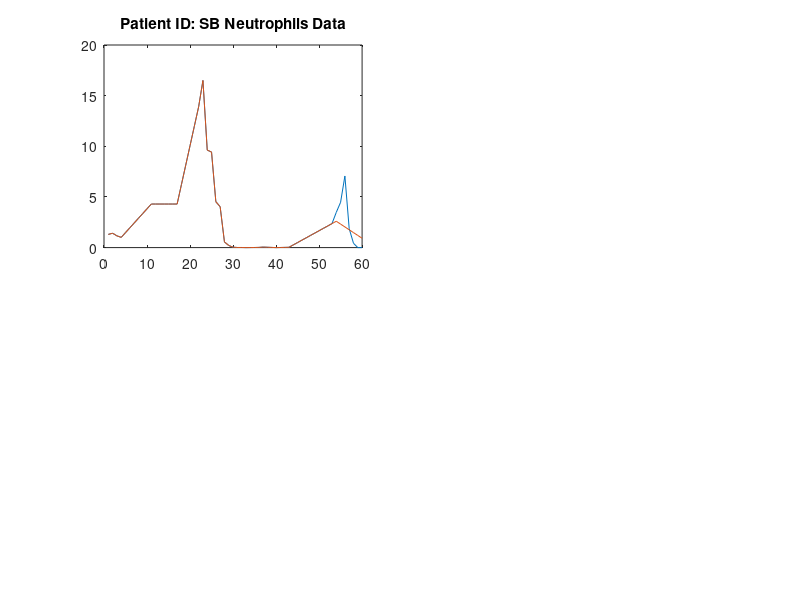

MATLAB code to generate this figure: (Note: this script raises an error after producing the figure.)
clear all;
for patient = 1:3
% patient = 1;%input('Choose Patient Data (1.SB, 2.MD, 3.TKB): ');

% choose patient ID
switch patient
    case 1
      disp('Patient ID:SB data loaded');
      hemo = load('SB_Hb.mat').SBHb;
      neut = load('SB_Neut.mat').SBNeut;
      plt = load('SB_Pit.mat').SBPit;
    case 2
       disp('Patient ID:MD data loaded');
       hemo = load('MD_Hb.mat').MDHb;
       neut = load('MD_Neut.mat').MDNeut;
       plt = load('MD_Pit.mat').MDPit;
    case 3
        disp('Patient ID:TKB data loaded')
        hemo = load('TKB_Hb.mat').TKBHb;
        neut = load('TKB_Neut.mat').TKBNeut;
        plt = load('TKB_Pit.mat').TKBPit;

end

switch patient
    case 1
        treatment = load('SB_treat.mat').SBTreat;
    case 2
        treatment = load('MD_treat.mat').MDTreat;
    case 3
        treatment = load('TKB_treat.mat').TKBTreat;
end

switch patient
    case 1
        i = 18; %time point at which the training starts
        j = 53 - i; % # of data poitns used for training
    case 2
        i = 14;
        j = 54-i;
    case 3
        i = 17;
        j = 69-i;
end
% testingMode = input('Choose testing mode (1.Functinality, 2.Input date): ');
% switch testingMode
%     case 1
%         i = 18; %time point at which the training starts
%         j = 53 - i; % # of data poitns used for training
        % Use the data (and information about the treatment protocol) 
        % between cycle 1 and cycle 2 to train the model. (Ignore the 
        % data prior to the start of cycle 1)
% end
x = [neut plt]';
ceil = max(x,[],2) * 1.5; % Ceil: max measured value * 1.5
u = treatment';
len = length(x);

X_dim = 3;
X = [x(:,1:len-2);x(:,2:len-1);x(:,3:len)];
U = [u(:,1:len-2);u(:,2:len-1);u(:,3:len)];
ceil = [ceil;ceil;ceil];

% X_dim = 2;
% X = [x(:,1:len-1);x(:,2:len)];
% U = [u(:,1:len-1);u(:,2:len)];
% ceil = [ceil;ceil];

X0 = X(:,i:i+j);
X1 = X(:,i+1:i+j+1);
U0 = U(:,i:i+j);

sigma_XU = [X0*X0' X0*U0';U0*X0' U0*U0'];
AB_hat = X1*([X0' U0'])*(sigma_XU^(-1));
A_hat = AB_hat(:,1:X_dim*2);
B_hat = AB_hat(:,X_dim*2+1:X_dim*2+X_dim*2);

e = X1 - (A_hat*X0 + B_hat*U0);
e_avg = sum(e,2)/j; %sample mean
Q_hat = ((e-e_avg)*(e-e_avg)')/(j-1); %sample covariance
W = Q_hat*Q_hat';
We = [W zeros(X_dim*2,X_dim*2);zeros(X_dim*2,X_dim*2) zeros(X_dim*2,X_dim*2)];

[Q,R] = qr([U0' X0']);
R22 = R(X_dim*2+1:X_dim*2+X_dim*2,X_dim*2+1:X_dim*2+X_dim*2);

gamma = 0.99;

c = (max(svd(inv(R22')*A_hat*R22'))/gamma - 1)/min(svd(inv(R22')*W*inv(R22))); %#ok<*MINV>

AB_tilde = [X1*X0' X1*U0']*(sigma_XU+c*We)^(-1);
A_tilde = AB_tilde(:,1:X_dim*2);
B_tilde = AB_tilde(:,X_dim*2+1:X_dim*2+X_dim*2);
outputLength = 7; % predict next 7 days
esti = X(:,1:i+j);
for a = i+j+1:i+j+outputLength
    esti(:,a) = A_tilde*esti(:,a-1)+B_tilde*U(:,a-1);
    esti(:,a) = max(esti(:,a),zeros(X_dim*2,1)); % Floor: 0
    esti(:,a) = min(esti(:,a),ceil);% Ceil: max measured value * 1.5
end

EstError = [ 0, 0 ];
errorCal1 = zeros(outputLength,1);
denominator = 0;
%{
 figure;
  plot(neut(1:end));
 switch patient
     case 1
         title("Patient ID: SB ")
         xline(21,'r--')
         xline(54,'r--')
          legend('neut','treatment 1', 'treatment 2');
     case 2
         title("Patient ID: MD ")
           xline(17,'r--')
         xline(55,'r--')
          legend('neut', 'treatment 1', 'treatment 2');
     case 3
         title("Patient ID: TKB")
         xline(20,'r--')
         xline(70,'r--')
          legend('neut', 'treatment 1', 'treatment 2');
  end
 figure;
  plot(plt(1:end));
 switch patient
     case 1
         title("Patient ID: SB ")
         xline(21,'r--')
         xline(54,'r--')
          legend( 'plt','treatment 1', 'treatment 2');
     case 2
         title("Patient ID: MD ")
           xline(17,'r--')
         xline(55,'r--')
          legend( 'plt','treatment 1', 'treatment 2');
     case 3
         title("Patient ID: TKB")
         xline(20,'r--')
         xline(70,'r--')
          legend( 'plt','treatment 1', 'treatment 2');
  end
%}

%plot data
% figure;
% subplot(3,2,1)
% plot(esti(1,1:i+j+outputLength))
% hold on
% plot(hemo(1:i+j+outputLength))
% switch patient
%     case 1
%         title("Patient ID: SB Hemoglobin Data")
%         xline(21,'r--')
%         xline(54,'r--')
%     case 2
%         title("Patient ID: MD Hemoglobin Data")
%         xline(17,'r--')
%         xline(55,'r--')
%     case 3
%         title("Patient ID: TKB Hemoglobin Data")
%         xline(20,'r--')
%         xline(70,'r--')
% end
% ylabel('Hemoglobin (g/L)'); 
% xlabel('days');
% legend('estimated data','actual data')
% % xlim([50 60])
% subplot(3,2,2)
% % calculate estimation error
% diff = hemo(1:i+j+outputLength)- esti(1,:)';
% plot(abs(diff))
% title("Hemoglobin Estimation Error")
% ylabel('Hemo Difference (g/L)'); 
% xlabel('days');
% legend('estimated error');
% % xlim([50 60])
% for a = 1:i+j+outputLength 
%     errorCal1(a) = abs(hemo(a)- esti(1,a)') / (sum(hemo(1:i+j+outputLength))/(i+j+outputLength));
% end
% EstError(1) = var(errorCal1);
errorCal2 = zeros(i+j+outputLength,1);
figure;
subplot(2,2,1);
plot(esti(1,1:i+j+outputLength))
hold on
plot(neut(1:i+j+outputLength))
switch patient
    case 1
        title("Patient ID: SB Neutrophils Data")
        xline(21,'r--')
        xline(54,'r--')
    case 2
        title("Patient ID: MD Neutrophils Data")
        xline(17,'r--')
        xline(55,'r--')
    case 3
        title("Patient ID: TKB Neutrophils Data")
        xline(20,'r--')
        xline(70,'r--')
end
ylabel('Neutrophils *10^9(cells/L)'); 
xlabel('days');
legend('estimated data','actual data')
switch patient
    case 1
        xlim([50 60])
    case 2
        xlim([50 60])
    case 3
        xlim([60 80])
end
subplot(2,2,2)
% calculate estimation error
diff = neut(1:i+j+outputLength)- esti(1,:)';
plot(abs(diff))
title("Neutrophils Estimation Error")
ylabel('Neutrophils *10^9(cells/L)'); 
xlabel('days');
legend('estimated error');
switch patient
    case 1
        xlim([50 60])
    case 2
        xlim([50 60])
    case 3
        xlim([65 75])
end
for a = 1:i+j+outputLength 
    
    errorCal2(a) = abs(neut(a)- esti(2,a)') / (sum(neut(1:i+j+outputLength)) / (i+j+outputLength));
   
end
 EstError(1) = var(errorCal2);
 errorCal3 = zeros(i+j+outputLength,1);

subplot(2,2,3);
plot(esti(2,1:i+j+outputLength))
hold on
plot(plt(1:i+j+outputLength))
switch patient
    case 1
        title("Patient ID: SB Platelets Data")
        xline(21,'r--')
        xline(54,'r--')
    case 2
        title("Patient ID: MD Platelets Data")
        xline(17,'r--')
        xline(55,'r--')
    case 3
        title("Patient ID: TKB Platelets Data")
        xline(20,'r--')
        xline(70,'r--')
end
ylabel('Platelets *10^9(cells/L)');
xlabel('days');
legend('estimated data','actual data')
switch patient
    case 1
        xlim([50 60])
    case 2
        xlim([50 60])
    case 3
        xlim([60 80])
end
% calculate estimation error
subplot(2,2,4)
diff = plt(1:i+j+outputLength)- esti(2,:)';
plot(abs(diff))
title("Platelets Estimation Error")
ylabel('Platelets *10^9(cells/L)'); 
xlabel('days');
legend('estimated error');
switch patient
    case 1
        xlim([50 60])
    case 2
        xlim([50 60])
    case 3
        xlim([65 75])
end
for a = 1:i+j+outputLength 
      errorCal3(a) = abs(plt(a)- esti(3,a)') /(sum(plt(1:i+j+outputLength))/(i+j+outputLength));
end
EstError(2) = var(errorCal3);

end
 



